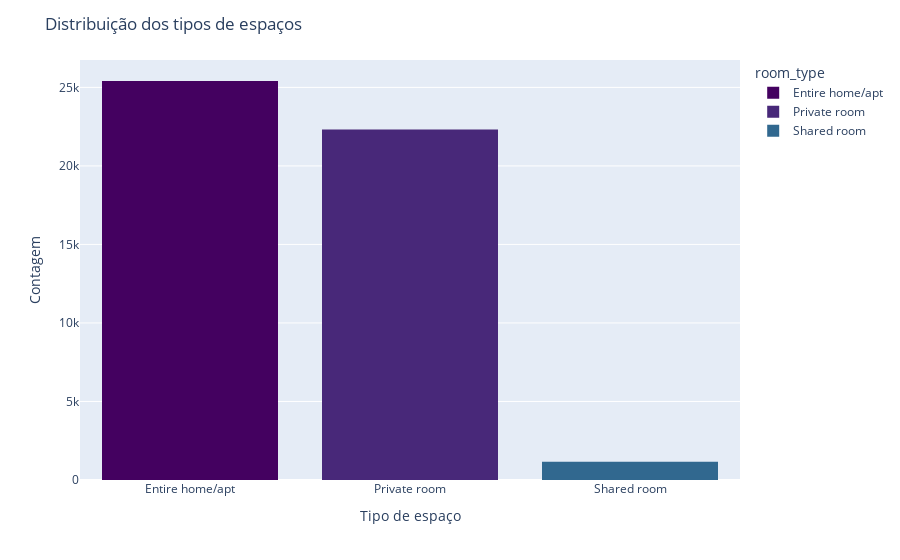

Notebook cell for this chart:
### Markdown cell above
### Tipos de espaços

### Code cell
import plotly.express as px

cores = {
    'Entire home/apt': '#440160',
    'Private room': '#482879',
    'Shared room': '#31688f'
}

fig = px.histogram(df2, x='room_type', color='room_type', color_discrete_map=cores)
fig.update_layout(title='Distribuição dos tipos de espaços',
                  xaxis_title='Tipo de espaço',
                  yaxis_title='Contagem')
fig.show()

### Figure 1 — Plotly figure (JSON) as saved in the notebook; plotly's stock layout.template omitted (floating-point values rounded to 4 significant figures; data arrays with more than 128 entries replaced by an {"elided": "..."} marker saying what was removed)
{"data": [{"alignmentgroup": "True", "bingroup": "x", "hovertemplate": "room_type=%{x}<br>count=%{y}<extra></extra>", "legendgroup": "Entire home/apt", "marker": {"color": "#440160", "pattern": {"shape": ""}}, "name": "Entire home/apt", "offsetgroup": "Entire home/apt", "orientation": "v", "showlegend": true, "type": "histogram", "x": {"elided": "25407 str values"}, "xaxis": "x", "yaxis": "y"}, {"alignmentgroup": "True", "bingroup": "x", "hovertemplate": "room_type=%{x}<br>count=%{y}<extra></extra>", "legendgroup": "Private room", "marker": {"color": "#482879", "pattern": {"shape": ""}}, "name": "Private room", "offsetgroup": "Private room", "orientation": "v", "showlegend": true, "type": "histogram", "x": {"elided": "22318 str values"}, "xaxis": "x", "yaxis": "y"}, {"alignmentgroup": "True", "bingroup": "x", "hovertemplate": "room_type=%{x}<br>count=%{y}<extra></extra>", "legendgroup": "Shared room", "marker": {"color": "#31688f", "pattern": {"shape": ""}}, "name": "Shared room", "offsetgroup": "Shared room", "orientation": "v", "showlegend": true, "type": "histogram", "x": {"elided": "1158 str values"}, "xaxis": "x", "yaxis": "y"}], "layout": {"barmode": "relative", "legend": {"title": {"text": "room_type"}, "tracegroupgap": 0}, "margin": {"t": 60}, "title": {"text": "Distribuição dos tipos de espaços"}, "xaxis": {"anchor": "y", "categoryarray": ["Entire home/apt", "Private room", "Shared room"], "categoryorder": "array", "domain": [0, 1], "title": {"text": "Tipo de espaço"}}, "yaxis": {"anchor": "x", "domain": [0, 1], "title": {"text": "Contagem"}}}}
